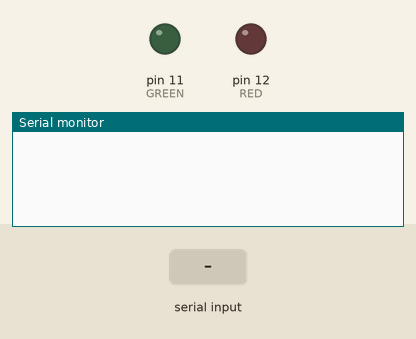
Recording of a sketch running on a simulated Arduino Uno, built with avr-gcc and run on an emulated ATmega328P. Parts: output pins drawn as LEDs (lit = HIGH), the last lines printed to the serial monitor. Inputs (shaded band) come from the test bench.

Above: at 1.2 s.
1.3 s: "RED\n" received over Serial
At 3.5 s:
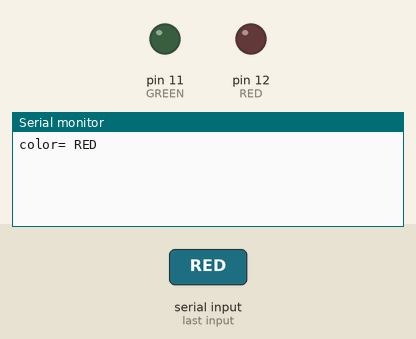
3.8 s: "red\n" received over Serial
At 5.5 s:
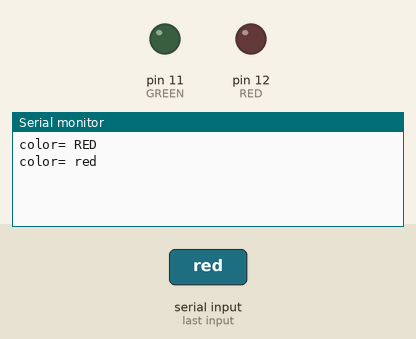
6.3 s: "GREEN\n" received over Serial
At 8.6 s:
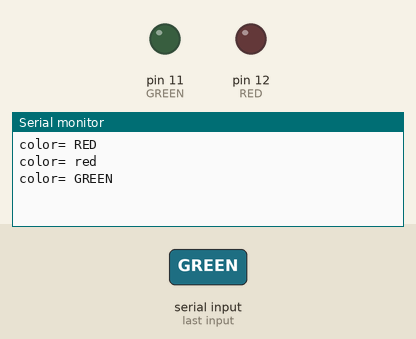

Measured:
- after the input at 1.3 s, the serial monitor: prints a new line after 1.0 s (image 1)
- after the input at 3.8 s, the serial monitor: prints a new line after 1.0 s (image 2)
- after the input at 6.3 s, the serial monitor: prints a new line after 1.0 s (image 3)

The sketch:

7_led_stringRead.ino
```cpp
int RED = 12;
int GREEN = 11;

void setup() {
  Serial.begin(9600);
  pinMode(RED, OUTPUT);
  pinMode(GREEN, OUTPUT);
}

void loop() {
  if(Serial.available()>0){
    String color = Serial.readStringUntil("\n");
    Serial.print("color= "); Serial.println(color);

    if(color=="RED" || color=="red"){
      digitalWrite(RED, HIGH);
    }
    else if(color == "GREEN"){
      digitalWrite(GREEN, HIGH);
    }
    delay(1000);
    digitalWrite(RED, LOW); digitalWrite(GREEN, LOW);
  }
}
```
